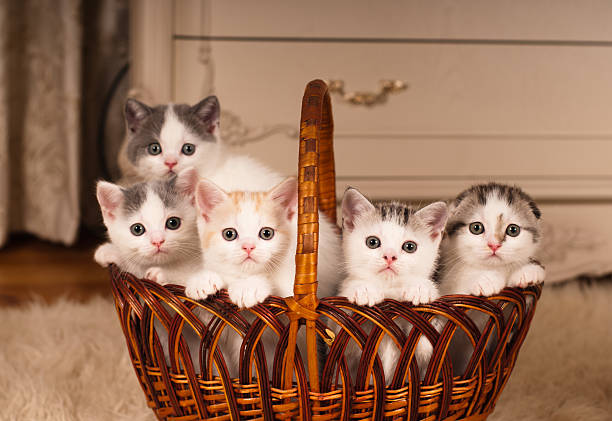
#> input picture basics/cats.jpg, 612 x 421 px
$ python 7.contours.py
#> lines starting #> are read from the running program, lines starting #| are printed output that depends on the picture; after the words box and inside, x2 and y2 are one past the last pixel; in counts of white or black regions, pixels touching at a corner belong together
import cv2 as cv
import numpy as np
img=cv.imread("cats.jpg")
#> img is the input picture: shape (421, 612, 3); mean B, G, R 90.5, 114.6, 154.4
blank=np.zeros(img.shape[:2],dtype="float32")
cv.imshow("Cat",img)
grey=cv.cvtColor(img,cv.COLOR_BGR2GRAY)
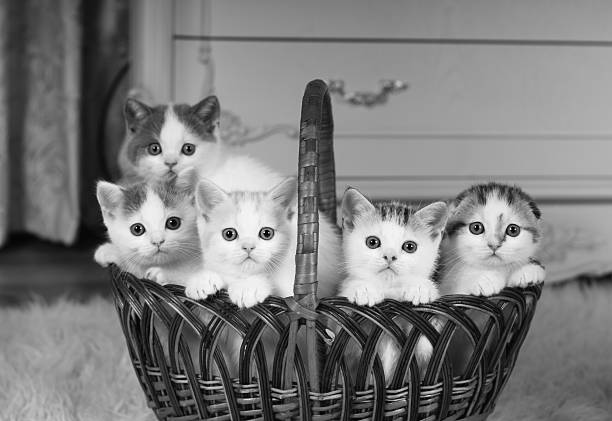
#> grey: shape (421, 612); min 0, max 254, mean 123.8
# cv.imshow("Grey cat",grey)
blur=cv.blur(img,(5,5),cv.BORDER_DEFAULT)
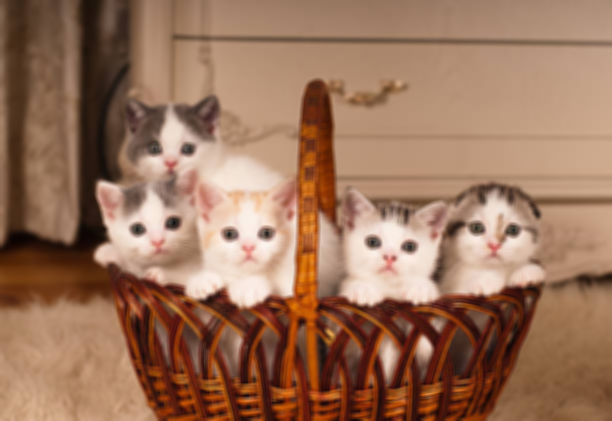
#> blur: shape (421, 612, 3); mean B, G, R 90.5, 114.6, 154.4
# cv.imshow('blur',blur)
canny=cv.Canny(blur,125,175)
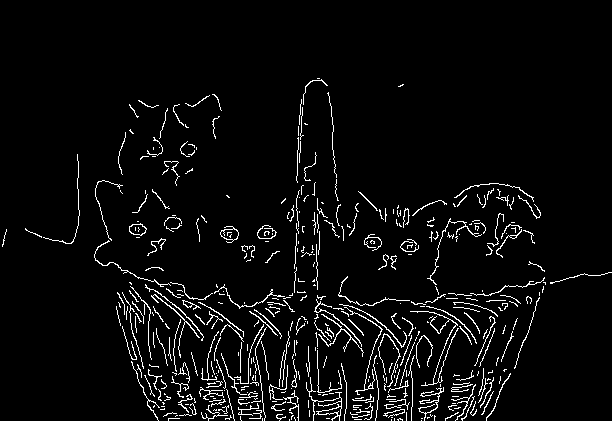
#> canny: shape (421, 612); 4.4% white in thin lines or dots, all inside (x1, y1, x2, y2) = (2, 78, 612, 421)
cv.imshow('canny',canny)
r,thresh=cv.threshold(canny,125,255,cv.THRESH_BINARY)
# cv.imshow("Thresh",thresh)
contour,hr=cv.findContours(canny,cv.RETR_LIST,cv.CHAIN_APPROX_SIMPLE)
#> contour = 457 contours, 429 with area under 20; largest, box (x1, y1, x2, y2) and area: (220, 226, 239, 243) 158, (220, 228, 239, 241) 149, (129, 223, 147, 236) 146, (129, 224, 147, 236) 132, (306, 377, 342, 421) 130; hr = 457 rows, first 6: [1, -1, -1, -1], [2, 0, -1, -1], [3, 1, -1, -1], [4, 2, -1, -1], [5, 3, -1, -1], [6, 4, -1, -1]
print(f'{len(contour)} is the length of the list')
#| 457 is the length of the list
draw=cv.drawContours(blank,contour,-1,(255,255,255),2)
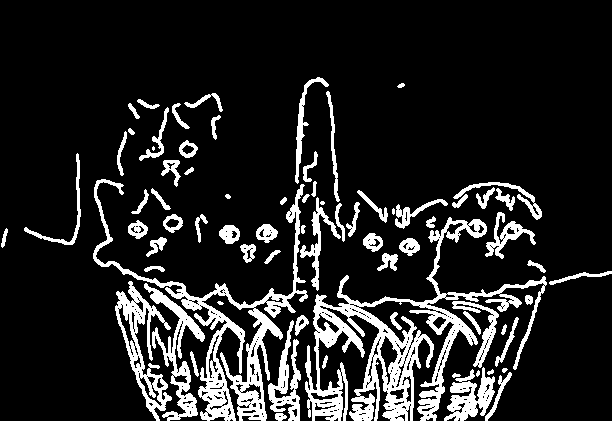
#> draw: shape (421, 612) float32; 14% white; 74 white regions (5 under 20 px), largest, box (x1, y1, x2, y2) and area: (305, 217, 547, 421) 10818, (93, 179, 308, 421) 6812, (115, 281, 172, 421) 2307
cv.imshow("Contours using canny",draw)
contour,hr=cv.findContours(thresh,cv.RETR_LIST,cv.CHAIN_APPROX_SIMPLE)
print(f'{len(contour)} is the length of the list')
#| 457 is the length of the list
# draw=cv.drawContours(blank,contour,-1,(255,255,255),2)
# cv.imshow("Contours using Thresh",draw)
cv.waitKey()
